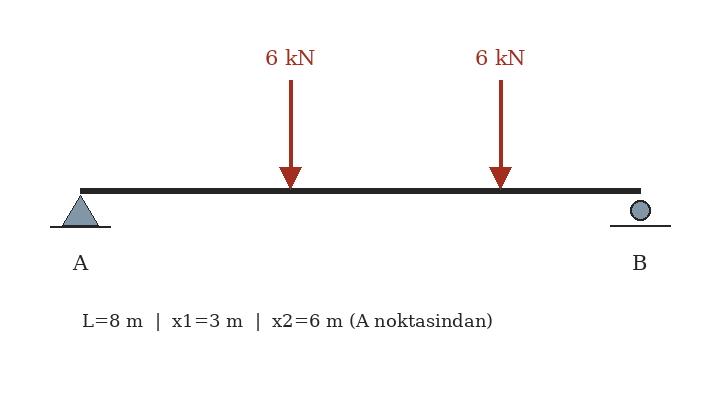
#> input picture dataset/images/beam_0000_v2.png, 720 x 400 px
$ python -i detection.py   (imports and definitions only)
#> lines starting #> are read from the running program, lines starting #| are printed output that depends on the picture; after the words box and inside, x2 and y2 are one past the last pixel; in counts of white or black regions, pixels touching at a corner belong together
#> further down, picture is the input picture: PIL image 720x400 RGB; mean R, G, B 250.3, 249.7, 249.6
"""Full-image classical baseline and class-aware one-to-one bbox scoring."""
from collections import Counter
import csv
import json
import math
from pathlib import Path
import cv2
import numpy as np
from PIL import Image

NAMES=['pin_support','roller_support','point_load']


# [21 lines left out: functions records, annotations, iou, not called in this run]


def classical_detect(image, fill_cutoff=.65, min_support_ratio=.035):
    """Only pixels enter this function; positions and labels are never supplied.

    Scores are heuristic rankings, not calibrated probabilities. The domain is
    horizontal, high-contrast beam diagrams. No OCR is performed.
    """
#> called with fill_cutoff = 0.65, min_support_ratio = 0.035
    gray=np.asarray(image.convert('L'))
    h,w=gray.shape
#> h = 400; w = 720
    _,mask=cv2.threshold(gray,0,255,cv2.THRESH_BINARY_INV+cv2.THRESH_OTSU)
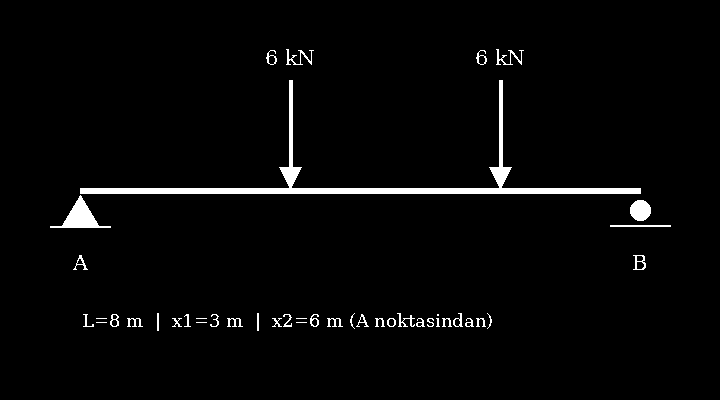
#> mask: shape (400, 720); 2.6% white; 43 white regions (7 under 20 px), largest, box (x1, y1, x2, y2) and area: (80, 80, 641, 194) 4588, (50, 195, 111, 228) 711, (630, 200, 651, 221) 349
    horizontal=cv2.morphologyEx(mask,cv2.MORPH_OPEN,
                                np.ones((1,max(20,w//3)),np.uint8))
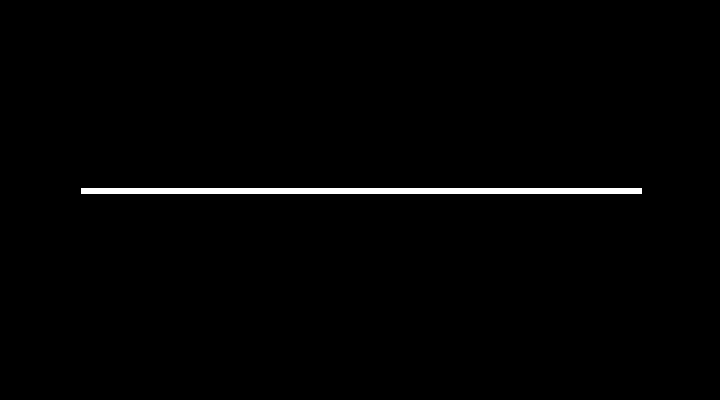
#> horizontal: shape (400, 720); 1.2% white; 1 white region, box (x1, y1, x2, y2) and area: (81, 188, 642, 194) 3366
    contours,_=cv2.findContours(horizontal,cv2.RETR_EXTERNAL,cv2.CHAIN_APPROX_SIMPLE)
#> contours = [[[81, 188], [81, 193], [641, 193], [641, 188]]]
    beams=[cv2.boundingRect(c) for c in contours]
#> beams = [(81, 188, 561, 6)]
    beams=[b for b in beams if b[2]>.4*w and .15*h<b[1]<.8*h and b[3]<.04*h]
    if not beams: return []
    bx,by,bw,bh=max(beams,key=lambda b:b[2])
#> bx = 81; by = 188; bw = 561; bh = 6
    y=by+(bh-1)/2
#> y = 190.5
    output=[]
    for above in (True,False):
        start,end=(0,max(0,int(y)-2)) if above else (min(h,int(y)+3),min(h,int(y+.23*bw)))
        crop=mask[start:end].copy()
        count,_,stats,_=cv2.connectedComponentsWithStats(crop,8)
        for x,cy,cw,ch,area in stats[1:]:
            x,cy,cw,ch,area=map(int,(x,cy,cw,ch,area))
            cy+=start
            center=x+cw/2
            if above:
                if not (bx<center<bx+bw and .09*bw<ch<.4*bw and cw<.09*bw and ch>1.5*cw):
                    continue
                cls=2
            else:
                if not (abs(center-bx)<.09*bw or abs(center-(bx+bw))<.09*bw): continue
                if not (min_support_ratio*bw<ch<.15*bw and .025*bw<cw<.15*bw and .5<cw/ch<1.8):
                    continue
                cls=1 if area/(cw*ch)>fill_cutoff else 0
            output.append(dict(class_id=cls,score=.9,bbox=[max(0,x-1),max(0,cy-1),min(w,x+cw+1),min(h,cy+ch+1)]))
#> this loop made 2 passes
#> (start, end, count) on passes 1 to 2: (0, 188, 7), (193, 319, 51)
#> pass 1, in classical_detect, `crop=mask[start:end].copy()`:
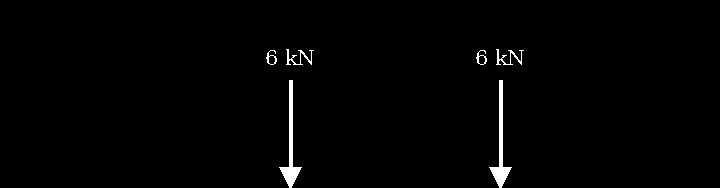
#> crop: shape (188, 720); 1.2% white; 6 white regions, box (x1, y1, x2, y2) and area: (279, 80, 302, 188) 611, (489, 80, 512, 188) 611, (286, 49, 314, 65) 135, (496, 49, 524, 65) 135, (266, 50, 277, 65) 60, (476, 50, 487, 65) 60
#> pass 2, in classical_detect, `crop=mask[start:end].copy()`:
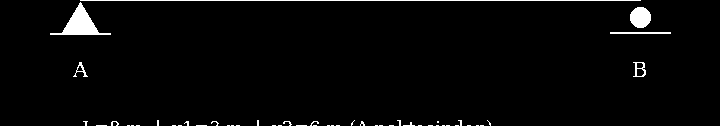
#> crop: shape (126, 720); 2.4% white; 50 white regions (43 under 20 px), largest, box (x1, y1, x2, y2) and area: (50, 2, 111, 35) 711, (80, 0, 641, 1) 561, (630, 7, 651, 28) 349
#> after the loop, cy = 318; output = 3 items
    return output


# [37 lines left out: functions score_image, summarize, evaluate_rows, not called in this run]

>>> from PIL import Image
>>> picture = Image.open('../dataset/images/beam_0000_v2.png')
>>> result = classical_detect(picture)
#> result = 3 items

$ run again, on dataset/images/beam_0000_v4.png
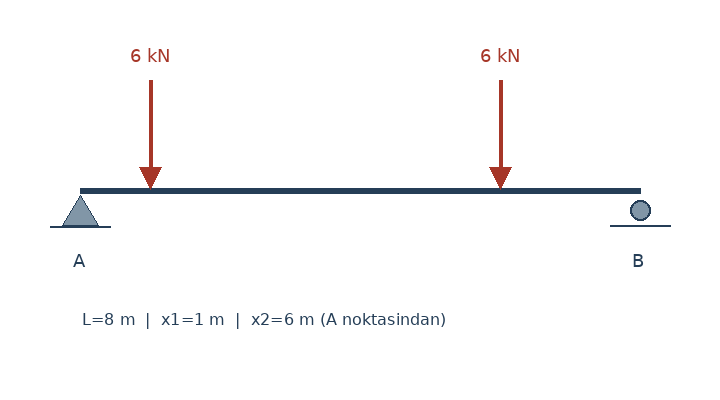
#> input picture dataset/images/beam_0000_v4.png, 720 x 400 px
#> picture is the input picture: PIL image 720x400 RGB; mean R, G, B 250.5, 250.4, 250.8
#> in classical_detect, `_,mask=cv2.threshold(gray,0,255,cv2.THRESH_BINARY_INV+cv2.THRESH_OTSU)`:
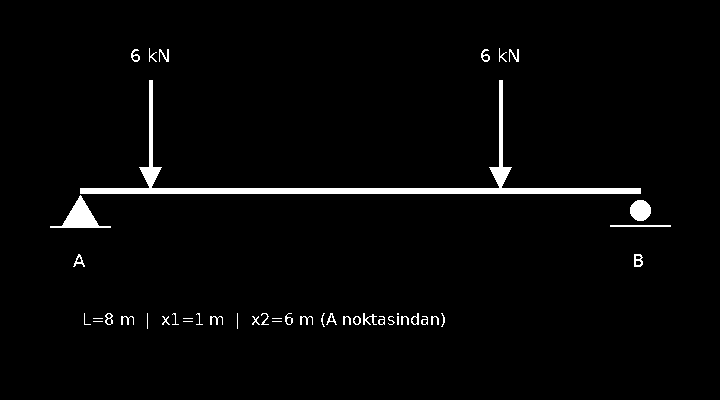
#> mask: shape (400, 720); 2.5% white; 45 white regions (11 under 20 px), largest, box (x1, y1, x2, y2) and area: (80, 80, 641, 194) 4588, (50, 195, 111, 228) 711, (630, 200, 651, 221) 349
#> horizontal: shape (400, 720); 1.2% white; 1 white region, box (x1, y1, x2, y2) and area: (81, 188, 642, 194) 3366
#> contours = [[[81, 188], [81, 193], [641, 193], [641, 188]]]
#> beams = [(81, 188, 561, 6)]
#> bx = 81; by = 188; bw = 561; bh = 6
#> y = 190.5
#> the loop in classical_detect, `for above in (True,False):` made 2 passes
#> (start, end, count) on passes 1 to 2: (0, 188, 9), (193, 319, 40)
#> pass 2, in classical_detect, `crop=mask[start:end].copy()`:
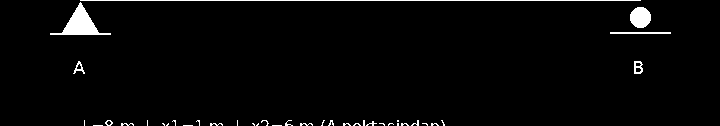
#> crop: shape (126, 720); 2.5% white; 39 white regions (27 under 20 px), largest, box (x1, y1, x2, y2) and area: (50, 2, 111, 35) 711, (80, 0, 641, 1) 561, (630, 7, 651, 28) 349
#> after the loop in classical_detect, `for above in (True,False):`: cy = 318; output = 3 items

$ run again, on dataset/images/beam_0001_v0.png
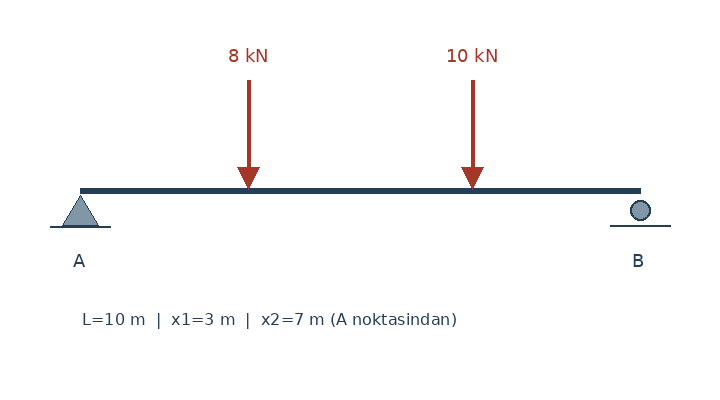
#> input picture dataset/images/beam_0001_v0.png, 720 x 400 px
#> picture is the input picture: PIL image 720x400 RGB; mean R, G, B 250.5, 250.4, 250.7
#> in classical_detect, `_,mask=cv2.threshold(gray,0,255,cv2.THRESH_BINARY_INV+cv2.THRESH_OTSU)`:
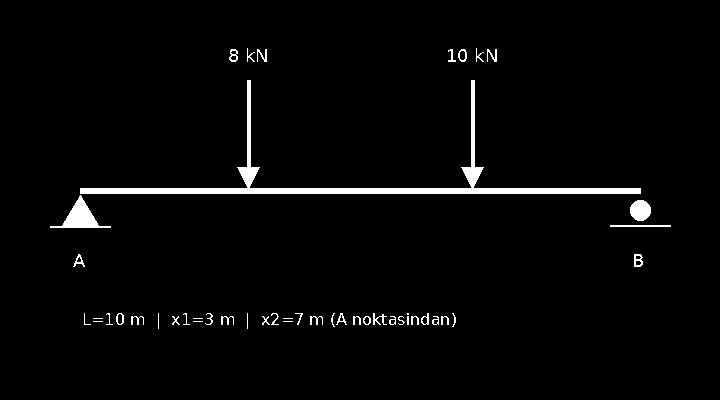
#> mask: shape (400, 720); 2.5% white; 47 white regions (11 under 20 px), largest, box (x1, y1, x2, y2) and area: (80, 80, 641, 194) 4588, (50, 195, 111, 228) 711, (630, 200, 651, 221) 349
#> horizontal: shape (400, 720); 1.2% white; 1 white region, box (x1, y1, x2, y2) and area: (81, 188, 642, 194) 3366
#> contours = [[[81, 188], [81, 193], [641, 193], [641, 188]]]
#> beams = [(81, 188, 561, 6)]
#> bx = 81; by = 188; bw = 561; bh = 6
#> y = 190.5
#> the loop in classical_detect, `for above in (True,False):` made 2 passes
#> (start, end, count) on passes 1 to 2: (0, 188, 10), (193, 319, 41)
#> pass 2, in classical_detect, `crop=mask[start:end].copy()`:
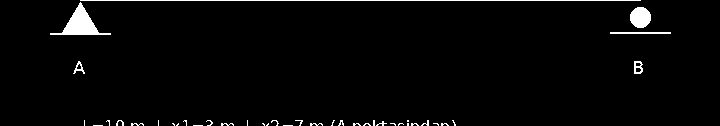
#> crop: shape (126, 720); 2.5% white; 40 white regions (28 under 20 px), largest, box (x1, y1, x2, y2) and area: (50, 2, 111, 35) 711, (80, 0, 641, 1) 561, (630, 7, 651, 28) 349
#> after the loop in classical_detect, `for above in (True,False):`: cy = 318; output = 3 items
